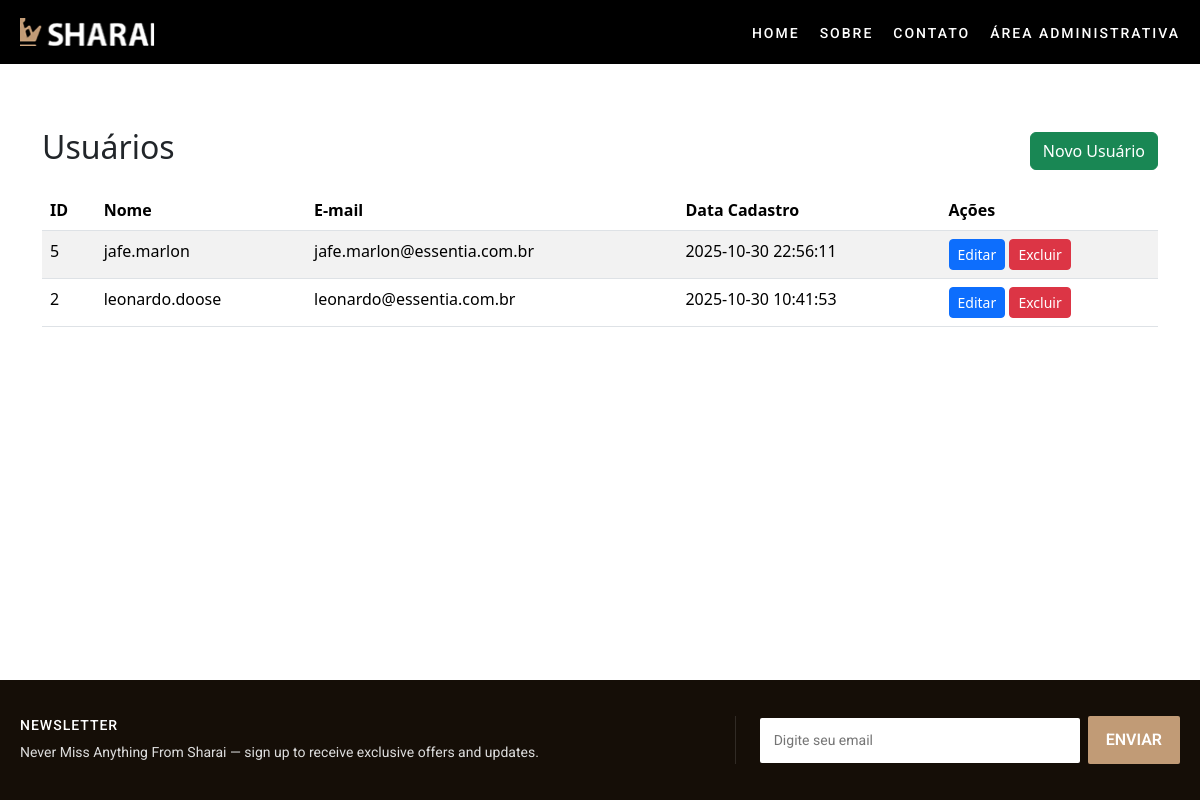
The page /usuarios-gerenciar.php (signed in) on the database its author committed.
### tables this page shows
CREATE TABLE `usuarios` (
  `id` int(11) NOT NULL,
  `nome` varchar(100) NOT NULL,
  `email` varchar(100) NOT NULL,
  `senha` varchar(255) NOT NULL,
  `data_cadastro` timestamp NOT NULL DEFAULT current_timestamp()
);

### model/usuario.php (called while the page is built, shortened)
<?php
require_once __DIR__ . '/../config/conexaobd.php';
class Usuario {
    private $pdo;
    public function __construct() {
        $con = new Conexao();
        $this->pdo = $con->getPdo();
    }
    public function listarTodos() {
        $stmt = $this->pdo->query("SELECT id, nome, email, data_cadastro FROM usuarios ORDER BY id DESC");
        return $stmt->fetchAll();
    }
}
?>

### config/conexaobd.php (called while the page is built)
<?php
class Conexao {
    private $host = 'localhost';
    private $dbname = 'hotel_reservas';
    private $username = 'root';
    private $password = '';
    private $pdo;
    public function __construct() {
        try {
            $this->pdo = new PDO(
                "mysql:host={$this->host};dbname={$this->dbname};charset=utf8",
                $this->username,
                $this->password,
                [
                    PDO::ATTR_ERRMODE => PDO::ERRMODE_EXCEPTION,
                    PDO::ATTR_DEFAULT_FETCH_MODE => PDO::FETCH_ASSOC,
                ]
            );
        } catch(PDOException $e) {
            die("Erro na conexão: " . $e->getMessage());
        }
    }
    public function getPdo() {
        return $this->pdo;
    }
}
?>

### usuarios-gerenciar.php (the view, shortened to what this page needs)
<?php
require_once 'model/usuario.php';
$usuarioModel = new Usuario();
$usuarios = $usuarioModel->listarTodos();
?>
<!DOCTYPE html>
<html lang="pt-br">
<head>
  <link href="https://cdn.jsdelivr.net/npm/bootstrap@5.3.8/dist/css/bootstrap.min.css" rel="stylesheet">
  <link rel="stylesheet" href="assets/css/correcao-modal.css">
</head>
<body>
  <?php include 'view/header.php'; ?>
  <div class="container mt-5">
    <div class="d-flex justify-content-between align-items-center mb-3">
      <h2>Usuários</h2>
      <a href="usuario-form.php" class="btn btn-success">Novo Usuário</a>
    </div>
    <table class="table table-striped">
      <thead>
        <tr>
          <th>ID</th>
          <th>Nome</th>
          <th>E-mail</th>
          <th>Data Cadastro</th>
          <th>Ações</th>
        </tr>
      </thead>
      <tbody>
        <?php foreach ($usuarios as $u): ?>
          <tr>
            <td><?= htmlspecialchars($u['id']) ?></td>
            <td><?= htmlspecialchars($u['nome']) ?></td>
            <td><?= htmlspecialchars($u['email']) ?></td>
            <td><?= htmlspecialchars($u['data_cadastro']) ?></td>
            <td>
              <a href="usuario-form.php?id=<?= $u['id'] ?>" class="btn btn-sm btn-primary">Editar</a>
              <a href="controller/processar_usuarios.php?action=delete&id=<?= $u['id'] ?>" class="btn btn-sm btn-danger" onclick="return confirm('Tem certeza?')">Excluir</a>
            </td>
          </tr>
        <?php endforeach; ?>
      </tbody>
    </table>
  </div>
  <?php include 'view/footer.php'; ?>
</body>
</html>

### assets/css/correcao-modal.css (style rules this page uses)
body { padding-top: 80px; }

### assets/css/footer.css (style rules this page uses)
html, body { height: 100%; }
body { display: flex; flex-direction: column; min-height: 100vh; }

### rows shown on the page
usuarios: id "5", nome "jafe.marlon", email "jafe.marlon@essentia.com.br", data_cadastro "2025-10-30 22:56:11"
usuarios: id "2", nome "leonardo.doose", email "leonardo@essentia.com.br", data_cadastro "2025-10-30 10:41:53"
